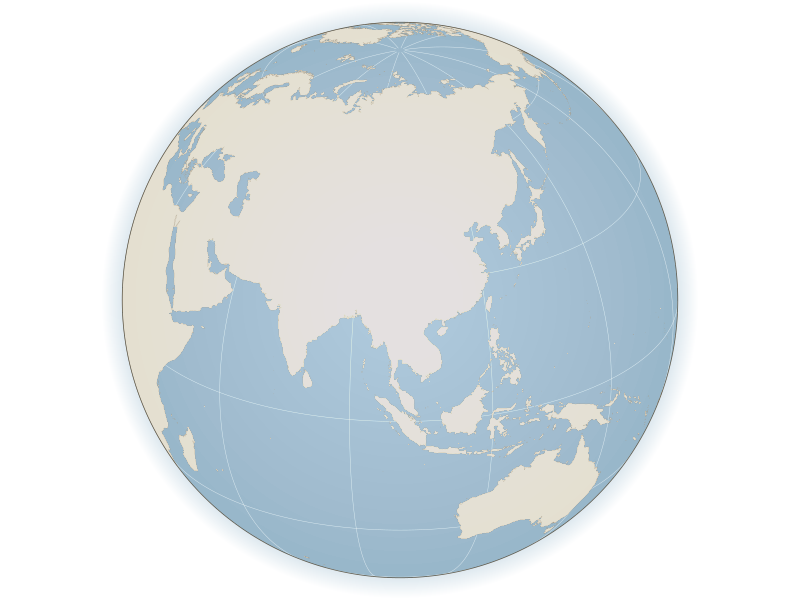
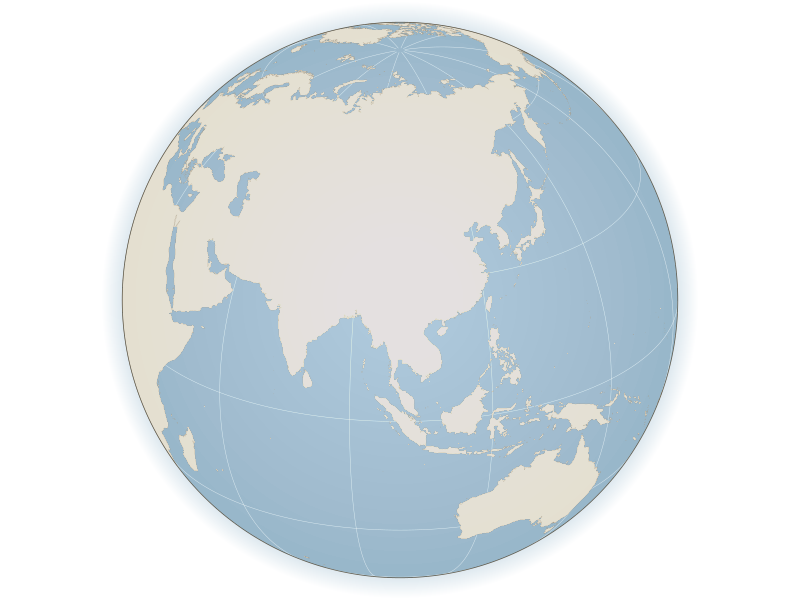

The R script that drew these images, in order:
# locator_globe_figure.R
# Locator inset: an orthographic globe centred on the study area, in the
# Wikipedia idiom -- but WITHOUT national boundaries.
#
# WHY NO BOUNDARIES
# Natural Earth's outlines do not match the official Chinese depiction (South
# Tibet falls outside its China polygon; Taiwan, Hong Kong and Macao are
# separate `admin` entries; there is no South China Sea line), and the official
# standard maps are issued as finished artwork with a review number rather than
# as GIS layers, so they cannot simply be substituted here. Drawing no political
# boundaries at all sidesteps the question: the inset only has to say WHERE the
# study area is, which a coastline and a marker do on their own. The country
# polygons are therefore dissolved into a single landmass and only the coastline
# is drawn.
#
# The orthographic projection (+proj=ortho) renders the Earth as a disc showing
# one hemisphere. The awkward part is the horizon: polygons that cross it
# produce garbage if transformed naively, so the world is first clipped on the
# SPHERE (s2) with a spherical cap centred on the view point, and only the
# surviving geometry is projected.
#
# Input:  rnaturalearth (coastlines only)
# Output: output/figures/fig01_panels/locator_globe.png (+ .pdf)

required <- c("sf", "ggplot2", "rnaturalearth", "rnaturalearthdata", "here")
missing <- required[!vapply(required, requireNamespace, logical(1), quietly = TRUE)]
if (length(missing) > 0) stop("Please install: ", paste(missing, collapse = ", "))

library(sf)
library(ggplot2)
library(here)

proj_dir <- here()
out_dir  <- file.path(proj_dir, "output", "figures", "fig01_panels")
dir.create(out_dir, showWarnings = FALSE, recursive = TRUE)

FIG_MM  <- 38          # square inset, mm
FIG_DPI <- 600

## ---- view point + styling ---------------------------------------------------
lon0 <- 100.47; lat0 <- 25.94        # view centre (the study area)
show_graticule <- TRUE
## No study-area marker is drawn: it is added by hand in the layout.

## Land and ocean have to differ in LIGHTNESS, not just hue. The first version
## paired #DCD6C8 land with #C3D6E2 ocean -- almost the same lightness, so they
## separated only by hue and merged wherever the sphere lighting brightened the
## centre. Each preset below keeps a clear lightness gap.
palette_name <- "classic"            # "classic" | "slate" | "deep"
palettes <- list(
  # light warm land on mid blue ocean; ocean sits in the plan map's water family
  classic = list(ocean = "#96B6C9", land = "#E4DECF", coast = "#A29884",
                 halo  = "#8FB3C9"),
  # neutral: no hue competing with the red site symbols elsewhere in the figure
  slate   = list(ocean = "#8C9EAB", land = "#EDEAE3", coast = "#948C7E",
                 halo  = "#8C9EAB"),
  # strongest separation, for very small placements
  deep    = list(ocean = "#6E97AF", land = "#F0E9D9", coast = "#8F8672",
                 halo  = "#7FA6BC")
)
pal <- palettes[[palette_name]]

## Shading. Both effects are built from STACKED TRANSLUCENT CIRCLES rather than
## a raster: they stay vector in the PDF, and they need no differencing because
## overlapping alpha accumulates on its own.
##   sphere_light  centre brightening -> the disc reads as a lit ball, not a
##                 flat circle (limb darkening by relative contrast)
##   halo          an atmosphere glow drawn UNDER the globe, so only the part
##                 outside the limb shows
sphere_light <- 0.24    # 0 = flat disc; too high and it washes out the contrast
halo_alpha   <- 0.30    # 0 = no atmosphere
n_halo       <- 44      # opaque rings: as many as you like
n_light      <- 18      # alpha layers: keep low, see the note below
circle_seg   <- 120     # nQuadSegs: keeps the limb from looking faceted

ocean_col  <- pal$ocean
land_col   <- pal$land
coast_col  <- pal$coast
halo_col   <- pal$halo
limb_col   <- "#5E5849"
grat_col   <- "#FFFFFF"
light_col  <- "#FFFFFF"

R <- 6371000
ortho <- sprintf(paste0("+proj=ortho +lat_0=%s +lon_0=%s +x_0=0 +y_0=0 ",
                        "+a=%s +b=%s +units=m +no_defs"), lat0, lon0, R, R)

## ---- visible hemisphere, cut on the sphere ---------------------------------
sf_use_s2(TRUE)
centre <- st_sfc(st_point(c(lon0, lat0)), crs = 4326)
## a spherical cap just short of 90 deg: at exactly 90 the limb is degenerate
cap <- st_buffer(centre, dist = R * (89.5 * pi / 180))

world <- rnaturalearth::ne_countries(scale = "medium", returnclass = "sf") |>
  st_make_valid()
world_vis <- suppressWarnings(st_intersection(world, cap))
## dissolve the countries: this is what removes every political boundary and
## leaves a single landmass whose only edge is the coast
land <- suppressWarnings(st_union(st_geometry(world_vis))) |> st_make_valid()

grat <- NULL
if (show_graticule) {
  ## built at 1-degree steps, so no st_segmentize() (and no lwgeom) needed
  mer <- lapply(seq(-180, 150, by = 30), function(L)
    st_linestring(cbind(L, seq(-89, 89, by = 1))))
  par <- lapply(seq(-60, 60, by = 30), function(B)
    st_linestring(cbind(seq(-180, 180, by = 1), B)))
  grat <- suppressWarnings(st_intersection(st_sfc(c(mer, par), crs = 4326), cap))
}

sf_use_s2(FALSE)

## ---- project ---------------------------------------------------------------
to_ortho <- function(x) if (is.null(x) || length(x) == 0) NULL else
  suppressWarnings(st_transform(x, ortho))
land_o <- to_ortho(land)
grat_o <- to_ortho(grat)

## the globe itself: a disc of Earth radius in projected metres
origin <- st_sfc(st_point(c(0, 0)), crs = ortho)
globe  <- st_buffer(origin, R, nQuadSegs = circle_seg)

## graded stack of concentric circles; alpha accumulates toward whichever end
## the radii converge on
## WATCH THE ALPHA. Stacking many circles at alpha = total/n fails once the
## per-layer alpha drops below the 8-bit quantisation step: the per-channel
## blend differences round inconsistently (blue up, red/green down for a blue
## fill) and the bias ACCUMULATES, turning a blue-grey glow saturated violet.
## So: the halo, whose background is the known white page, is built from OPAQUE
## rings of pre-blended colour -- no alpha at all. The sphere light sits over
## varying content so it does need alpha, but with few enough layers that each
## one is comfortably above the quantisation floor.
blend_white <- function(col, a) {
  c0 <- grDevices::col2rgb(col)[, 1] / 255
  grDevices::rgb(c0[1] * a + (1 - a), c0[2] * a + (1 - a), c0[3] * a + (1 - a))
}

# atmosphere: opaque rings, largest first, so each is overpainted by the next
halo_r <- seq(R * 1.075, R, length.out = n_halo)
halo_a <- seq(0, halo_alpha, length.out = n_halo)
halo_layers <- lapply(seq_along(halo_r), function(i)
  geom_sf(data = st_buffer(origin, halo_r[i], nQuadSegs = circle_seg),
          fill = blend_white(halo_col, halo_a[i]), colour = NA))

# sphere: radii shrink to the centre, drawn over the globe -> centre brightens
light_a <- 1 - (1 - sphere_light)^(1 / n_light)
light_layers <- lapply(seq(R, R * 0.18, length.out = n_light), function(r)
  geom_sf(data = st_buffer(origin, r, nQuadSegs = circle_seg),
          fill = light_col, colour = NA, alpha = light_a))

cat("landmass dissolved from", nrow(world_vis),
    "country polygons | no political boundaries drawn\n")

## ---- draw ------------------------------------------------------------------
p <- ggplot()
if (halo_alpha > 0) for (l in halo_layers) p <- p + l      # under the globe
p <- p + geom_sf(data = globe, fill = ocean_col, colour = NA)

if (show_graticule && !is.null(grat_o))
  p <- p + geom_sf(data = grat_o, colour = grat_col, linewidth = 0.15,
                   alpha = 0.7)

p <- p +
  geom_sf(data = land_o, fill = land_col, colour = coast_col, linewidth = 0.08)

# sphere shading over ocean AND land, but under the marker
if (sphere_light > 0) for (l in light_layers) p <- p + l

p <- p +
  # limb last, so it sits over every edge
  geom_sf(data = globe, fill = NA, colour = limb_col, linewidth = 0.25) +
  coord_sf(crs = ortho, expand = FALSE, datum = NA) +
  theme_void() +
  theme(plot.margin = margin(1, 1, 1, 1),
        plot.background = element_rect(fill = "white", colour = NA))

ggsave(file.path(out_dir, "locator_globe.png"), p,
       width = FIG_MM, height = FIG_MM, units = "mm", dpi = FIG_DPI,
       device = ragg::agg_png)
ggsave(file.path(out_dir, "locator_globe.pdf"), p,
       width = FIG_MM, height = FIG_MM, units = "mm", device = cairo_pdf)
message("locator_globe_figure.R done -> ", out_dir, "/locator_globe.(png|pdf)")
